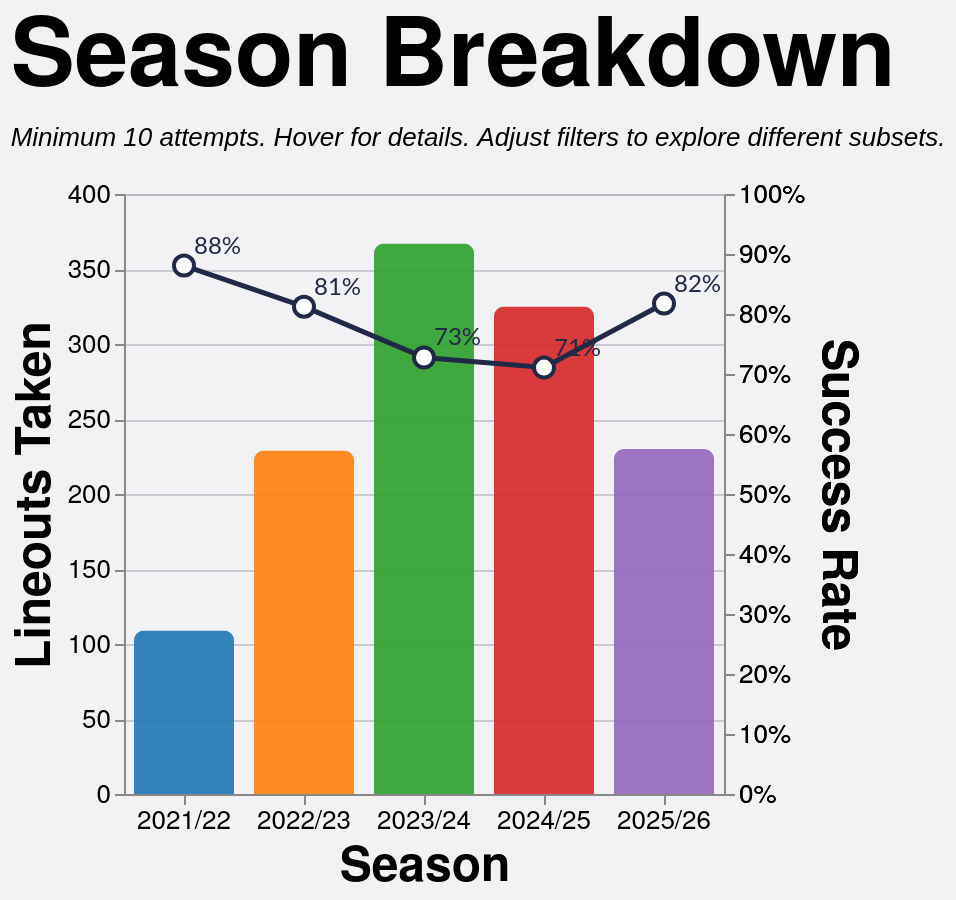

Here is the Vega-Lite specification saved for this chart:
### Vega-Lite specification from a JSON file in a GitHub repository (floating-point values rounded to 4 significant figures; data arrays with more than 128 entries replaced by an {"elided": "..."} marker saying what was removed)
{"config": {"axis": {"labelFont": "PT Sans Narrow, Helvetica Neue, Helvetica, Arial, sans-serif", "titleFont": "PT Sans Narrow, Helvetica Neue, Helvetica, Arial, sans-serif", "labelFontSize": 13, "titleFontSize": 24, "gridColor": "#202947", "gridOpacity": 0.2, "zindex": 1}, "text": {"font": "Lato, sans-serif"}, "bar": {"cornerRadiusEnd": 5}, "header": {"labelFont": "PT Sans Narrow, Helvetica Neue, Helvetica, Arial, sans-serif", "titleFont": "PT Sans Narrow, Helvetica Neue, Helvetica, Arial, sans-serif", "labelFontSize": 24, "titleFontSize": 28, "labelFontWeight": "bold", "orient": "left"}, "legend": {"labelFont": "PT Sans Narrow, Helvetica Neue, Helvetica, Arial, sans-serif", "titleFont": "PT Sans Narrow, Helvetica Neue, Helvetica, Arial, sans-serif", "labelFontSize": 14, "titleFontSize": 16, "titlePadding": 5, "fillColor": "white", "strokeColor": "black", "padding": 10, "titleFontWeight": "lighter", "titleFontStyle": "italic", "titleColor": "gray", "offset": 10}, "title": {"font": "PT Sans Narrow, Helvetica Neue, Helvetica, Arial, sans-serif", "fontSize": 48, "fontWeight": "bold", "anchor": "start", "align": "center", "titlePadding": 20, "subtitlePadding": 10, "subtitleFontSize": 13, "subtitleColor": "", "subtitleFontStyle": "italic", "offset": 15, "color": "black"}, "axisX": {"labelAngle": 0}, "facet": {"title": null, "header": null, "align": {"row": "each", "column": "each"}}, "resolve": {"scale": {"y": "independent", "facet": "independent"}}, "background": "#f2f1f4", "scale": {"offsetBandPaddingOuter": 0.2, "offsetBandPaddingInner": 0.1}}, "layer": [{"mark": {"type": "bar", "opacity": 0.9, "size": 50}, "encoding": {"color": {"field": "season", "legend": null, "scale": {"scheme": "category10"}, "type": "nominal"}, "stroke": {"value": "transparent"}, "tooltip": [{"field": "season", "title": "Season", "type": "nominal"}, {"field": "attempts", "format": ",.0f", "title": "Attempts", "type": "quantitative"}, {"field": "won", "format": ",.0f", "title": "Won", "type": "quantitative"}, {"field": "success_rate", "format": ".1%", "title": "Success Rate", "type": "quantitative"}], "x": {"axis": {"labelAngle": 0}, "field": "season", "sort": ["2021/22", "2022/23", "2023/24", "2024/25", "2025/26"], "title": "Season", "type": "nominal"}, "y": {"field": "attempts", "title": "Lineouts Taken", "type": "quantitative"}}, "transform": [{"filter": "(loSquad == 'All' || datum.squad == loSquad) && (loSeason == 'All' || datum.season == loSeason) && (loGameType == 'All' || (loGameType == 'League + Cup' && (datum.game_type == 'League' || datum.game_type == 'Cup')) || (loGameType == 'League only' && datum.game_type == 'League') || datum.game_type == loGameType) && (loThrower == 'All' || datum.thrower == loThrower) && (loJumper == 'All' || datum.jumper == loJumper) && (loArea == 'All' || datum.area == loArea) && (loNumbers == 'All' || datum.numbers == loNumbers)"}, {"aggregate": [{"op": "count", "as": "attempts"}, {"op": "sum", "field": "won", "as": "won"}], "groupby": ["season"]}, {"filter": "datum.attempts >= 10"}, {"calculate": "datum.won / datum.attempts", "as": "success_rate"}]}, {"mark": {"type": "line", "point": {"fill": "white", "filled": false, "size": 100, "stroke": "#202946"}, "stroke": "#202946", "strokeWidth": 2.5}, "encoding": {"tooltip": [{"field": "season", "title": "Season", "type": "nominal"}, {"field": "attempts", "format": ",.0f", "title": "Attempts", "type": "quantitative"}, {"field": "won", "format": ",.0f", "title": "Won", "type": "quantitative"}, {"field": "success_rate", "format": ".1%", "title": "Success Rate", "type": "quantitative"}], "x": {"axis": {"labelAngle": 0}, "field": "season", "sort": ["2021/22", "2022/23", "2023/24", "2024/25", "2025/26"], "title": "Season", "type": "nominal"}, "y": {"axis": {"format": "%"}, "field": "success_rate", "scale": {"domain": [0, 1]}, "title": "Success Rate", "type": "quantitative"}}, "transform": [{"filter": "(loSquad == 'All' || datum.squad == loSquad) && (loSeason == 'All' || datum.season == loSeason) && (loGameType == 'All' || (loGameType == 'League + Cup' && (datum.game_type == 'League' || datum.game_type == 'Cup')) || (loGameType == 'League only' && datum.game_type == 'League') || datum.game_type == loGameType) && (loThrower == 'All' || datum.thrower == loThrower) && (loJumper == 'All' || datum.jumper == loJumper) && (loArea == 'All' || datum.area == loArea) && (loNumbers == 'All' || datum.numbers == loNumbers)"}, {"aggregate": [{"op": "count", "as": "attempts"}, {"op": "sum", "field": "won", "as": "won"}], "groupby": ["season"]}, {"filter": "datum.attempts >= 10"}, {"calculate": "datum.won / datum.attempts", "as": "success_rate"}]}, {"mark": {"type": "text", "align": "left", "baseline": "middle", "color": "#202946", "dx": 5, "dy": -10, "fontSize": 12}, "encoding": {"text": {"field": "success_rate", "format": ".0%", "type": "quantitative"}, "x": {"axis": {"labelAngle": 0}, "field": "season", "sort": ["2021/22", "2022/23", "2023/24", "2024/25", "2025/26"], "title": "Season", "type": "nominal"}, "y": {"axis": {"format": "%"}, "field": "success_rate", "scale": {"domain": [0, 1]}, "title": "Success Rate", "type": "quantitative"}}, "transform": [{"filter": "(loSquad == 'All' || datum.squad == loSquad) && (loSeason == 'All' || datum.season == loSeason) && (loGameType == 'All' || (loGameType == 'League + Cup' && (datum.game_type == 'League' || datum.game_type == 'Cup')) || (loGameType == 'League only' && datum.game_type == 'League') || datum.game_type == loGameType) && (loThrower == 'All' || datum.thrower == loThrower) && (loJumper == 'All' || datum.jumper == loJumper) && (loArea == 'All' || datum.area == loArea) && (loNumbers == 'All' || datum.numbers == loNumbers)"}, {"aggregate": [{"op": "count", "as": "attempts"}, {"op": "sum", "field": "won", "as": "won"}], "groupby": ["season"]}, {"filter": "datum.attempts >= 10"}, {"calculate": "datum.won / datum.attempts", "as": "success_rate"}]}], "data": {"name": "data-f7c6b6f226cdd54b9e78e763f6bca2e7"}, "height": 300, "params": [{"name": "loSquad", "value": "All"}, {"name": "loSeason", "value": "All"}, {"name": "loGameType", "value": "All"}, {"name": "loThrower", "value": "All"}, {"name": "loJumper", "value": "All"}, {"name": "loArea", "value": "All"}, {"name": "loNumbers", "value": "All"}], "resolve": {"scale": {"y": "independent"}}, "title": {"text": "Season Breakdown", "subtitle": "Minimum 10 attempts. Hover for details. Adjust filters to explore different subsets."}, "width": {"step": 60}, "$schema": "https://vega.github.io/schema/vega-lite/v5.20.1.json", "datasets": {"data-f7c6b6f226cdd54b9e78e763f6bca2e7": {"elided": "1260 records"}}}
